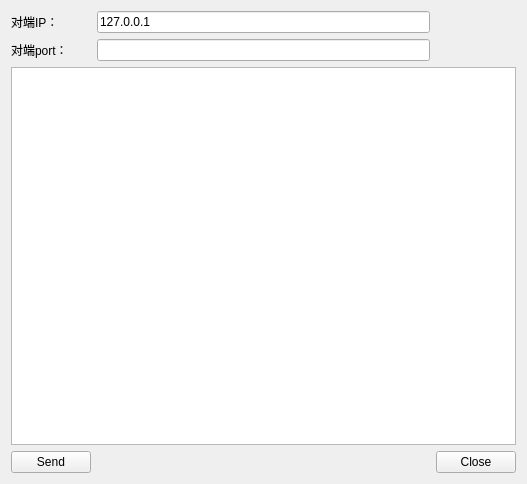
<?xml version="1.0" encoding="UTF-8"?>
<ui version="4.0">
 <class>Client</class>
 <widget class="QWidget" name="Client">
  <property name="geometry">
   <rect>
    <x>0</x>
    <y>0</y>
    <width>527</width>
    <height>484</height>
   </rect>
  </property>
  <property name="windowTitle">
   <string>Form</string>
  </property>
  <layout class="QGridLayout" name="gridLayout">
   <item row="0" column="0">
    <widget class="QLabel" name="labelIP">
     <property name="text">
      <string>对端IP：</string>
     </property>
    </widget>
   </item>
   <item row="0" column="1">
    <widget class="QLineEdit" name="lineEditIP">
     <property name="text">
      <string>127.0.0.1</string>
     </property>
    </widget>
   </item>
   <item row="1" column="0">
    <widget class="QLabel" name="labelPort">
     <property name="text">
      <string>对端port：</string>
     </property>
    </widget>
   </item>
   <item row="1" column="1">
    <widget class="QLineEdit" name="lineEditPort"/>
   </item>
   <item row="2" column="0" colspan="3">
    <widget class="QTextEdit" name="textEdit"/>
   </item>
   <item row="3" column="0">
    <widget class="QPushButton" name="buttonSend">
     <property name="text">
      <string>Send</string>
     </property>
    </widget>
   </item>
   <item row="3" column="1">
    <spacer name="horizontalSpacer">
     <property name="orientation">
      <enum>Qt::Horizontal</enum>
     </property>
     <property name="sizeHint" stdset="0">
      <size>
       <width>308</width>
       <height>20</height>
      </size>
     </property>
    </spacer>
   </item>
   <item row="3" column="2">
    <widget class="QPushButton" name="buttonClose">
     <property name="text">
      <string>Close</string>
     </property>
    </widget>
   </item>
  </layout>
 </widget>
 <resources/>
 <connections/>
</ui>
